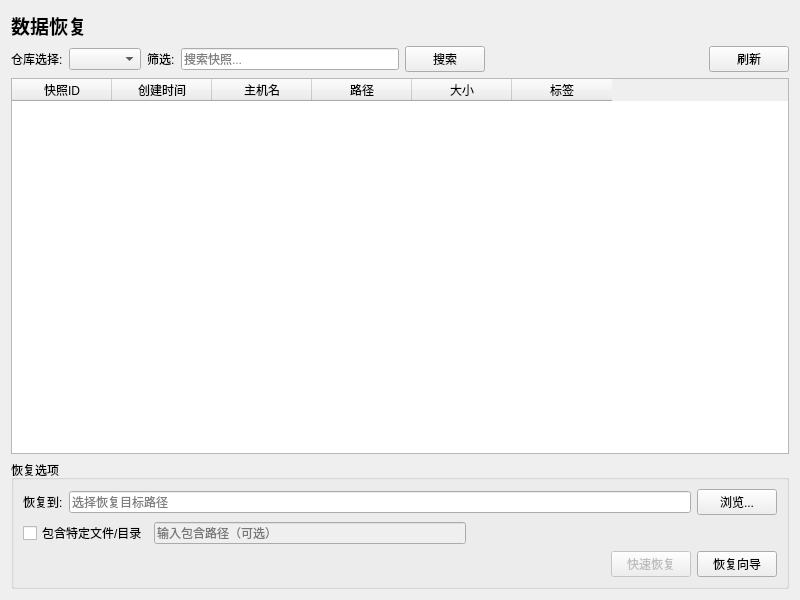
<?xml version="1.0" encoding="UTF-8"?>
<ui version="4.0">
 <class>RestorePage</class>
 <widget class="QWidget" name="RestorePage">
  <property name="geometry">
   <rect>
    <x>0</x>
    <y>0</y>
    <width>800</width>
    <height>600</height>
   </rect>
  </property>
  <layout class="QVBoxLayout" name="verticalLayout">
   <item>
    <widget class="QLabel" name="label">
     <property name="font">
      <font>
       <pointsize>14</pointsize>
       <weight>75</weight>
       <bold>true</bold>
      </font>
     </property>
     <property name="text">
      <string>数据恢复</string>
     </property>
    </widget>
   </item>
   <item>
    <layout class="QHBoxLayout" name="toolbarLayout">
     <item>
      <widget class="QLabel" name="label_2">
       <property name="text">
        <string>仓库选择:</string>
       </property>
      </widget>
     </item>
     <item>
      <widget class="QComboBox" name="repositoryComboBox">
       <property name="minimumWidth">
        <number>200</number>
       </property>
       <property name="maximumWidth">
        <number>250</number>
       </property>
      </widget>
     </item>
     <item>
      <widget class="QLabel" name="label_filter">
       <property name="text">
        <string>筛选:</string>
       </property>
      </widget>
     </item>
     <item>
      <widget class="QLineEdit" name="filterEdit">
       <property name="placeholderText">
        <string>搜索快照...</string>
       </property>
      </widget>
     </item>
     <item>
      <widget class="QPushButton" name="searchButton">
       <property name="text">
        <string>搜索</string>
       </property>
      </widget>
     </item>
     <item>
      <spacer name="horizontalSpacer">
       <property name="orientation">
        <enum>Qt::Horizontal</enum>
       </property>
       <property name="sizeHint" stdset="0">
        <size>
         <width>40</width>
         <height>20</height>
        </size>
       </property>
      </spacer>
     </item>
     <item>
      <widget class="QPushButton" name="refreshButton">
       <property name="text">
        <string>刷新</string>
       </property>
      </widget>
     </item>
    </layout>
   </item>
   <item>
    <widget class="QTableWidget" name="snapshotTable">
     <property name="editTriggers">
      <set>QAbstractItemView::NoEditTriggers</set>
     </property>
     <property name="alternatingRowColors">
      <bool>true</bool>
     </property>
     <property name="selectionMode">
      <enum>QAbstractItemView::SingleSelection</enum>
     </property>
     <property name="selectionBehavior">
      <enum>QAbstractItemView::SelectRows</enum>
     </property>
     <attribute name="horizontalHeaderStretchLastSection">
      <bool>false</bool>
     </attribute>
     <column>
      <property name="text">
       <string>快照ID</string>
      </property>
     </column>
     <column>
      <property name="text">
       <string>创建时间</string>
      </property>
     </column>
     <column>
      <property name="text">
       <string>主机名</string>
      </property>
     </column>
     <column>
      <property name="text">
       <string>路径</string>
      </property>
     </column>
     <column>
      <property name="text">
       <string>大小</string>
      </property>
     </column>
     <column>
      <property name="text">
       <string>标签</string>
      </property>
     </column>
    </widget>
   </item>
   <item>
    <widget class="QGroupBox" name="restoreOptionsGroup">
     <property name="title">
      <string>恢复选项</string>
     </property>
     <layout class="QVBoxLayout" name="verticalLayout_options">
      <item>
       <layout class="QHBoxLayout" name="horizontalLayout_target">
        <item>
         <widget class="QLabel" name="label_4">
          <property name="text">
           <string>恢复到:</string>
          </property>
         </widget>
        </item>
        <item>
         <widget class="QLineEdit" name="targetPathEdit">
          <property name="placeholderText">
           <string>选择恢复目标路径</string>
          </property>
         </widget>
        </item>
        <item>
         <widget class="QPushButton" name="browseButton">
          <property name="text">
           <string>浏览...</string>
          </property>
         </widget>
        </item>
       </layout>
      </item>
      <item>
       <layout class="QHBoxLayout" name="horizontalLayout_options">
        <item>
         <widget class="QCheckBox" name="includeCheckBox">
          <property name="text">
           <string>包含特定文件/目录</string>
          </property>
         </widget>
        </item>
        <item>
         <widget class="QLineEdit" name="includeEdit">
          <property name="enabled">
           <bool>false</bool>
          </property>
          <property name="placeholderText">
           <string>输入包含路径（可选）</string>
          </property>
         </widget>
        </item>
        <item>
         <spacer name="horizontalSpacer_2">
          <property name="orientation">
           <enum>Qt::Horizontal</enum>
          </property>
          <property name="sizeHint" stdset="0">
           <size>
            <width>40</width>
            <height>20</height>
           </size>
          </property>
         </spacer>
        </item>
       </layout>
      </item>
      <item>
       <layout class="QHBoxLayout" name="horizontalLayout_buttons">
        <item>
         <spacer name="horizontalSpacer_3">
          <property name="orientation">
           <enum>Qt::Horizontal</enum>
          </property>
          <property name="sizeHint" stdset="0">
           <size>
            <width>40</width>
            <height>20</height>
           </size>
          </property>
         </spacer>
        </item>
        <item>
         <widget class="QPushButton" name="quickRestoreButton">
          <property name="enabled">
           <bool>false</bool>
          </property>
          <property name="text">
           <string>快速恢复</string>
          </property>
         </widget>
        </item>
        <item>
         <widget class="QPushButton" name="restoreButton">
          <property name="enabled">
           <bool>true</bool>
          </property>
          <property name="text">
           <string>恢复向导</string>
          </property>
         </widget>
        </item>
       </layout>
      </item>
     </layout>
    </widget>
   </item>
  </layout>
 </widget>
 <resources/>
 <connections/>
</ui>
